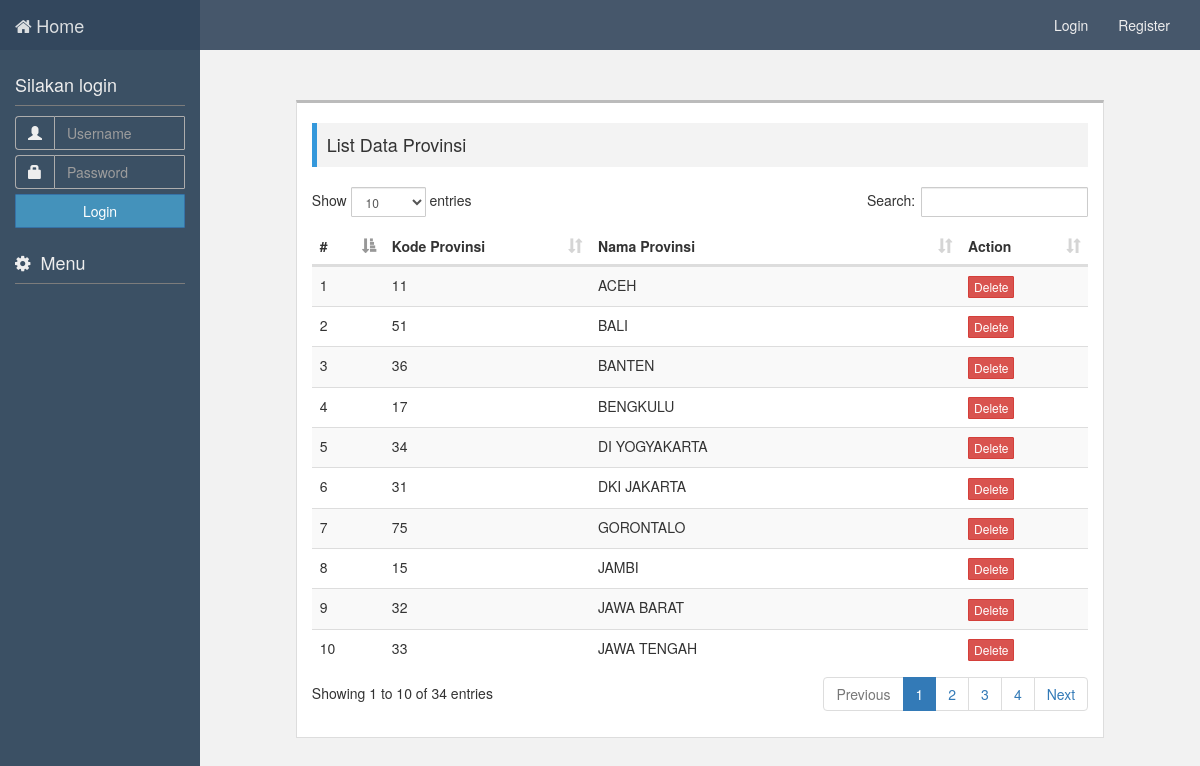
/admin/provinsi.php, run on the app's committed database.
### tables this page shows
CREATE TABLE `tbl_provinsi` (
  `id_provinsi` int(7) NOT NULL,
  `nama` varchar(30) NOT NULL
);

### model/model_tempat.php (called while the page is built, shortened)
<?php
require_once(base_url()."/dbConfig.php");
class model_tempat extends dbConfig{
	public function get_listProvinsi(){
		$query = $this->db->query("select * from tbl_provinsi order by nama asc");
		while($res = $query->fetch_object()){
			$result[] = $res;
		}
		return $result;
	}
}
$tempat = new model_tempat();
?>

### dbConfig.php (called while the page is built, shortened)
<?php
class dbConfig{
	protected $host = "localhost";
	protected $user = "root";
	protected $pass = "";
	protected $dbase = "adpti";
	public function __construct(){
		$this->db = new mysqli($this->host,$this->user,$this->pass,$this->dbase);
	}
}
?>

### admin/provinsi.php (the view, shortened to what this page needs)
<?php
	require_once("../header.php");
?>
	<div class="col-sm-offset-2 col-sm-10 content">
		<div class="col-sm-offset-1 col-sm-10 konten">
			<div class="title"><h4>List Data Provinsi</h4></div>
			<div>
				<table class="table table-striped" id="listProv">
					<thead>
						<tr>
							<th>#</th>
							<th>Kode Provinsi</th>
							<th>Nama Provinsi</th>
							<th>Action</th>
						</tr>
					</thead>
					<tbody>
					<?php
						require_once("../model/model_tempat.php");
						$data = $tempat->get_listProvinsi();
						$i=1;
						if($data):
							foreach($data as $prov){ ?>
							<tr>
								<td><?=$i++;?></td>
								<td><?=$prov->id_provinsi;?></td>
								<td><?=$prov->nama;?></td>
								<td><a href="#" class="btn btn-danger btn-xs">Delete</a></td>
							</tr>
					<?php } endif; ?>
					</tbody>
				</table>
			</div>
		</div>
	</div>

### style.css (style rules this page uses)
body { background: #f2f2f2 !important; }
.sidebar,.content { height: 600px;; overflow: auto; }
.btn { border-radius: 1px !important; }
.content { padding-top: 50px; overflow: hidden; min-height: 400px; margin-bottom: 30px; height: auto; position: relative; }
.konten { position: relative; background: #fff; overflow: hidden; padding-top: 10px; padding-bottom: 20px; border: 1px solid #ddd; border-top: 3px solid #bbb; margin-bottom: 30px; }
div.title { background: #f3f3f3; margin: 10px 0 20px; padding: 2px 10px; border-left: 5px solid #3498db; }

### data on the page
tbl_provinsi: id_provinsi "11", nama "ACEH"
tbl_provinsi: id_provinsi "51", nama "BALI"
tbl_provinsi: id_provinsi "36", nama "BANTEN"
tbl_provinsi: id_provinsi "17", nama "BENGKULU"
tbl_provinsi: id_provinsi "34", nama "DI YOGYAKARTA"
tbl_provinsi: id_provinsi "31", nama "DKI JAKARTA"
tbl_provinsi: id_provinsi "75", nama "GORONTALO"
tbl_provinsi: id_provinsi "15", nama "JAMBI"
tbl_provinsi: id_provinsi "32", nama "JAWA BARAT"
tbl_provinsi: id_provinsi "33", nama "JAWA TENGAH"
